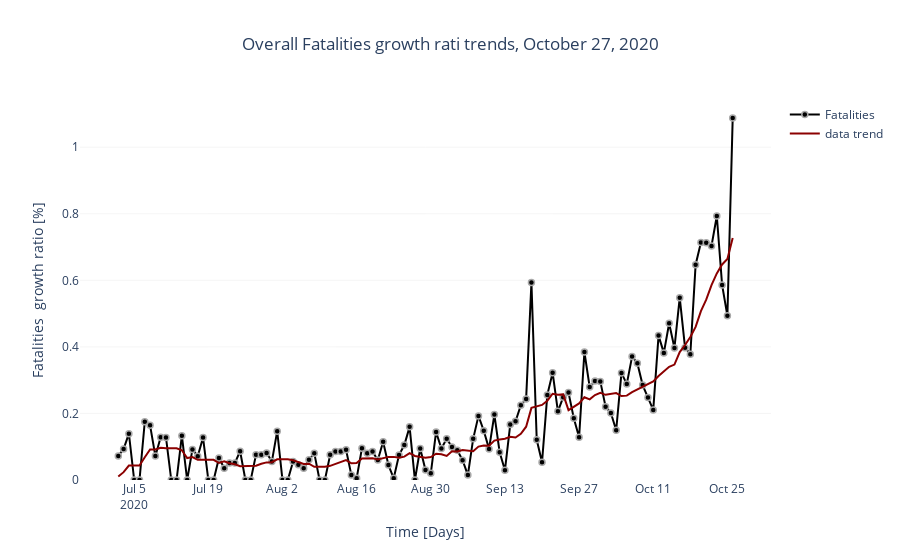

This figure's notebook cell:
### Code cell
# Check fatalities growth ratio
fatalities_ts = pd.Series(data=df_fr.total_deces_hopital.values, index=df_fr.date, dtype = int)

mask = cases_ts.index > start_date
fig = dplot.growth_rates(fatalities_ts[fatalities_ts.index >= start_date],label='Fatalities ', \
                         trend_line=True, y_range=[1, 1.01])
